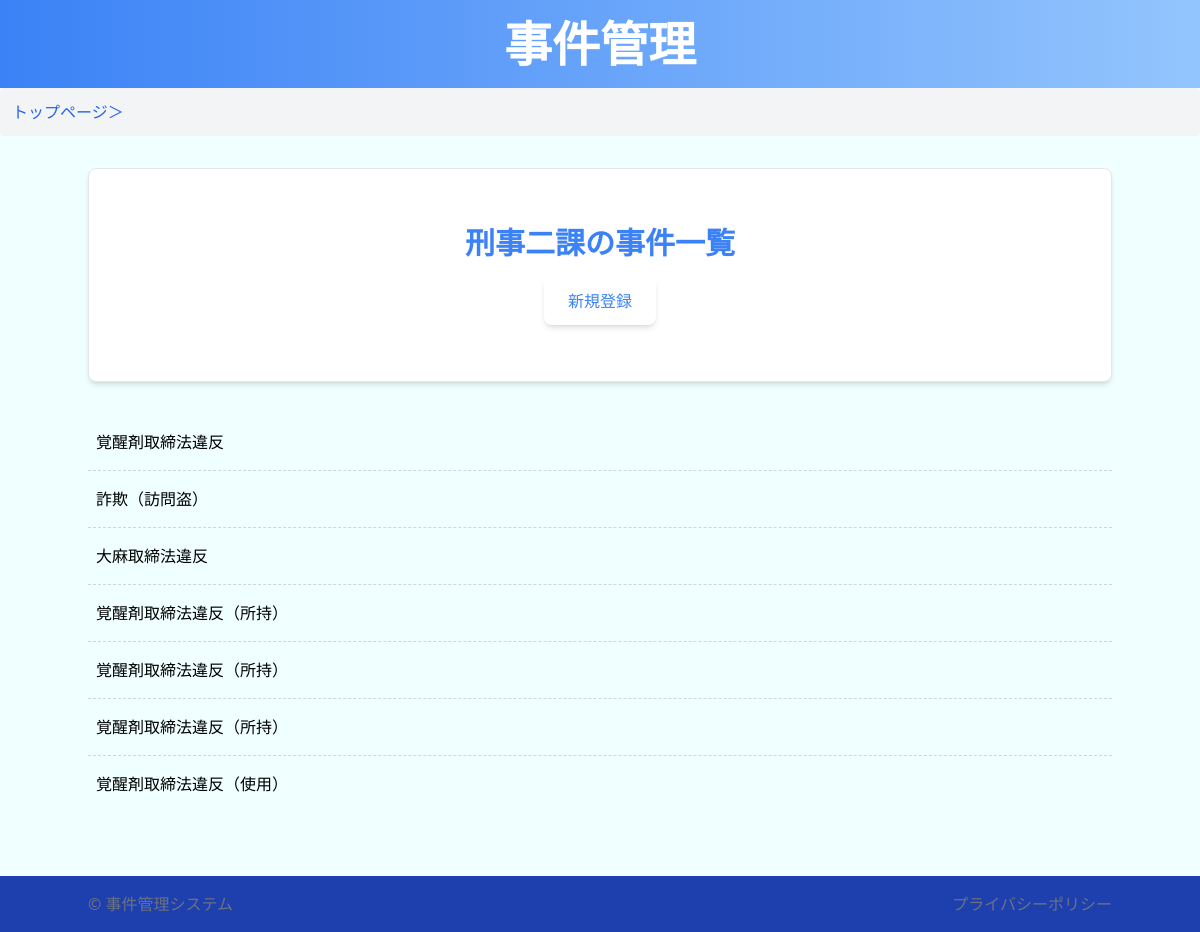
Screenshot of /crime_list/2 with the database file from the repository.
### wordapp/models.py (models this page shows, shortened)
class Crime(models.Model):
    division = models.ForeignKey(Division, related_name="crimes", on_delete=models.CASCADE)
    crime_name = models.CharField(max_length=100)#  このフィールドは必須
    crime_name_second = models.CharField(max_length=100, null=True, blank=True)# 任意
    crime_start_date = models.DateField(null=True, blank=True)# 日付はNULLまたは空を許容
    crime_start_time = models.TimeField(null=True, blank=True)# 時間もNULLまたは空を許容
    crime_end_date = models.DateField(null=True, blank=True)# 日付はNULLまたは空を許容
    crime_end_time = models.TimeField(null=True, blank=True)# 時間もNULLまたは空を許容
    crime_place = models.CharField(max_length=100, null=True, blank=True)# 任意
    crime_fact = models.TextField(null=True, blank=True)# 任意
    suspect_honseki = models.CharField(max_length=100, null=True, blank=True)# 任意
    suspect_address = models.CharField(max_length=100, null=True, blank=True)# 任意
    suspect_job = models.CharField(max_length=100, null=True, blank=True)# 任意
    suspect_name = models.CharField(max_length=100, null=True, blank=True)# 任意
    suspect_birthday = models.DateField(null=True, blank=True)# 日付はNULLまたは空を許容

### wordapp/views.py (the view)
# urls.py: path('crime_list/<int:division_id>', CrimeListview.as_view(), name='crime_list'),
class CrimeListview(ListView):
    template_name = 'crime_list.html'
    def get_queryset(self):
        return Crime.objects.filter(division_id=self.kwargs['division_id'])
    def get_context_data(self, **kwargs):
        context = super().get_context_data(**kwargs)
        context['division_id'] = self.kwargs.get('division_id')
        return context

### templates/crime_list.html
{% extends 'base.html' %}
{% block page_specific_content %}
    <div class="flex flex-col items-center py-8">
        <h2 class="text-blue-500 text-3xl font-bold">
            {% if division_id == 1 %}刑事一課の事件一覧
            {% elif division_id == 2 %}刑事二課の事件一覧
            {% elif division_id == 3 %}刑事三課の事件一覧
            {% else %}事件一覧
            {% endif %}
        </h2>
        <a href="{% url 'crime_create' division_id=division_id %}" class="inline-block mt-4 px-6 py-3 bg-white rounded-lg text-blue-500 font-medium hover:bg-blue-100 shadow-md">新規登録</a>
    </div>
{% endblock page_specific_content %}
{% block breadcrumb %}
    <nav aria-label='breadcrumb' class="bg-gray-100 p-3 rounded">
        <ol class="list-reset flex">
            <li><a href="{% url 'division_list' %}" class="text-blue-600 hover:text-green-600">トップページ＞</a></li>
        </ol>
    </nav>
{% endblock breadcrumb %}
{% block content %}
    <div class="container mx-auto py-8">
        <ul class="list-none">
            {% for crime in object_list %}
                <li class="border-gray-300 border-dashed border-b last:border-b-0 py-4 px-2">
                    {% if crime.crime_name_second %}
                        <a href="{% url 'crime_detail' crime.id %}" class="inline-block hover:text-green-600">{{ crime.crime_name }}（{{ crime.crime_name_second|default_if_none:'' }}）</a>
                    {% else %}
                        <a href="{% url 'crime_detail' crime.id %}" class="inline-block hover:text-green-600">{{ crime.crime_name }}</a>
                    {% endif %}
                </li>
            {% endfor %}
        </ul>
    </div>
{% endblock content %}

### rows the page displays
Crime: crime_name "覚醒剤取締法違反"
Crime: crime_name "詐欺", crime_name_second "訪問盗"
Crime: crime_name "大麻取締法違反"
Crime: crime_name "覚醒剤取締法違反", crime_name_second "所持"
Crime: crime_name "覚醒剤取締法違反", crime_name_second "所持"
Crime: crime_name "覚醒剤取締法違反", crime_name_second "所持"
Crime: crime_name "覚醒剤取締法違反", crime_name_second "使用"
